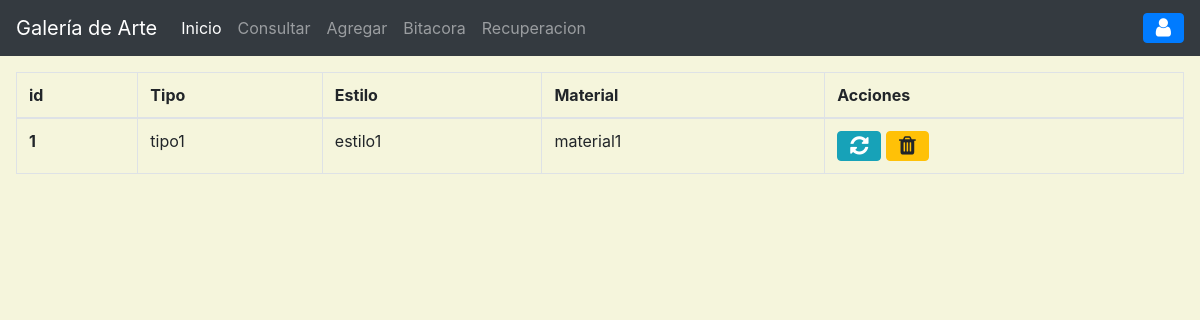
The app's page /?c=Pintura, older data.
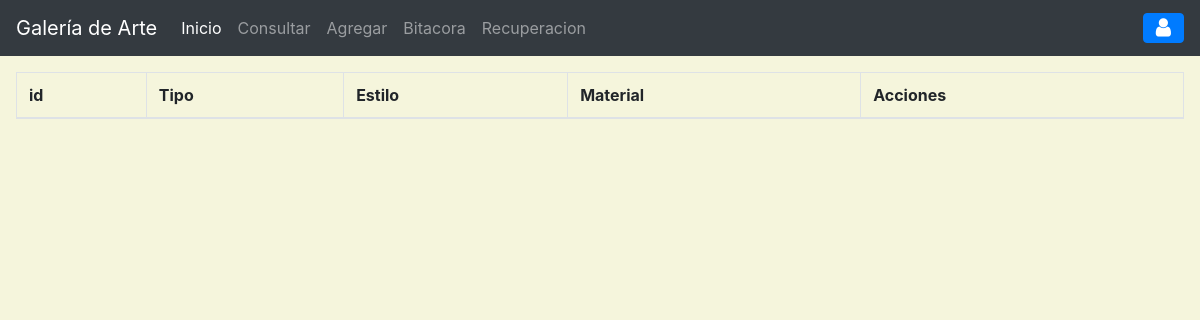
The same page, newer data.
### tables this page shows
CREATE TABLE `pintura` (
  `idobj` int(11) NOT NULL,
  `tipoPint` varchar(35) DEFAULT NULL,
  `estilPint` varchar(35) DEFAULT NULL,
  `materialPint` varchar(35) DEFAULT NULL,
  KEY `fk_pin_obj` (`idobj`),
  CONSTRAINT `fk_pin_obj` FOREIGN KEY (`idobj`) REFERENCES `objetoarte` (`idobj`) ON DELETE CASCADE ON UPDATE CASCADE
);

### controller/pintura.controlador.php (called while the page is built, shortened)
<?php
require_once('model/pintura.php');
class PinturaControlador
{
    public function __CONSTRUCT(){
        $this->modelo = new Pintura();
    }
    public function Inicio(){
        require_once "View/header.php";
        require_once "View/pintura/index.php";
        require_once "View/footer.php";
    }
}
?>

### model/conexion.php (called while the page is built, shortened)
<?php
class BaseDeDatos
{
    public static function Conectar(){
        try {
            $conexion = new PDO("mysql:host=".self::servidor.";dbname="
            .self::basedatos.";charset=utf8",self::usuario,self::password);
            $conexion->setAttribute(PDO::ATTR_ERRMODE,PDO::ERRMODE_EXCEPTION);
            return $conexion;
        } catch (PDOException $e) {
            return "Fallo la conexion a la base de datos".$e->getMessage();
        }
    }
}
?>

### model/pintura.php (called while the page is built, shortened)
<?php
class Pintura
{
    private $pdo;
    public function __CONSTRUCT(){
        $this->pdo = BaseDeDatos::Conectar();
    }
    public function getPintura(){
        try {
            $sql = "SELECT * FROM pintura";
            $consulta = $this->pdo->prepare($sql);
            $consulta->execute();
            return $consulta->fetchAll(PDO::FETCH_OBJ);
        } catch (Exception $e) {
            die($e->getMessage());
        }
    }
}
?>

### view/pintura/index.php (the view, shortened to what this page needs)
<main class="app-content m-3">
      <div class="row">
        <div class="col-md-12">
          <div class="tile">
            <div class="tile-body">
              <table class="table table-hover table-bordered" id="sampleTable">
                <thead>
                  <tr>
                    <th scope="col">id</th>
                    <th scope="col">Tipo</th>
                    <th scope="col">Estilo</th>
                    <th scope="col">Material</th>
                    <th>Acciones</th>
                  </tr>
                  <tbody>
                   <?php foreach($this->modelo->getPintura() as $Pin): ?>
                    <tr>
                        <th scope="row"><?= $Pin->idobj?></th>
                        <td><?= $Pin->tipoPint?></td>
                        <td><?= $Pin->estilPint?></td>
                        <td><?= $Pin->materialPint?></td>
                        <td>
                          <a href="?c=pintura&a=FormAgregar&id=<?=$Pin->idobj?>" class="btn btn-info btn-flat">
                            <i class="fa fa-lg fa-refresh"></i>
                          </a>
                          <a  class="btn btn-warning btn-flat"
                              data-toggle="modal"
                              data-target="#exampleModal"
                              data-id="<?=$Pin->idobj?>">
                            <i class="fa fa-lg fa-trash"></i>
                          </a>
                        </td>
                    </tr>
                    <?php endforeach; ?>
                  </tbody>
                </thead>
              </table>
            </div>
          </div>
        </div>
      </div>
    </main>

Row changes from the older to the newer data that the page shows:
removed pintura: idobj "1", tipoPint "tipo1", estilPint "estilo1", materialPint "material1"
